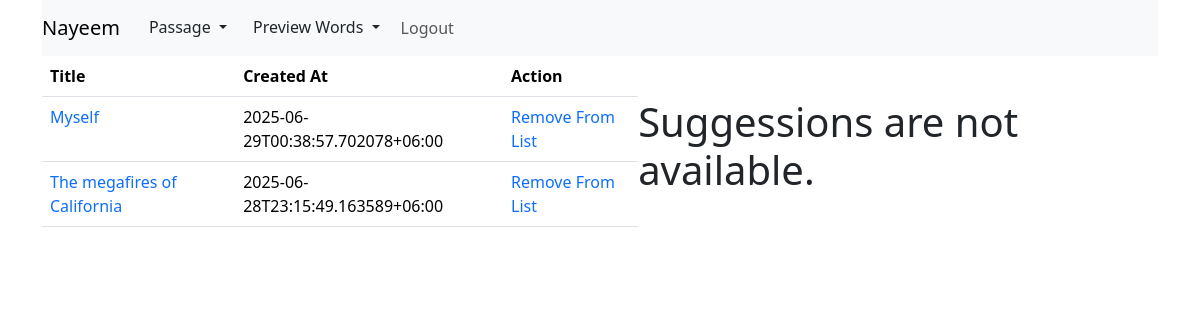
Before: /passage/get-passages/ (signed in) with the older database file.
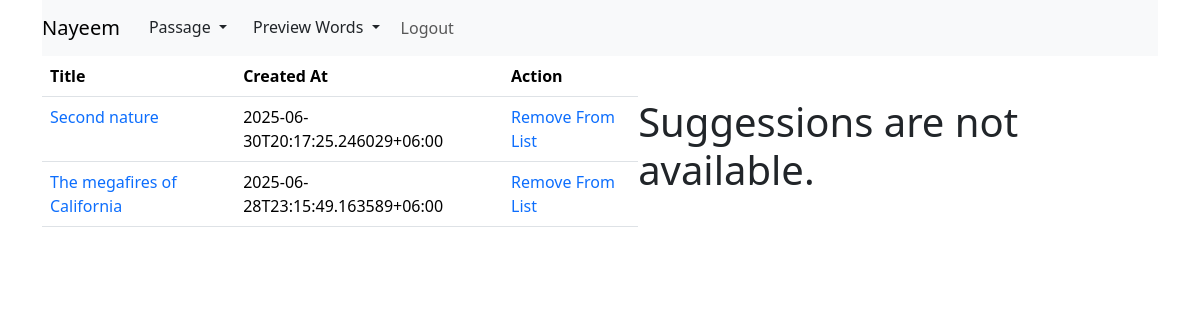
After: the same page with the newer database file.
### user/models.py (models this page shows, shortened)
class User(AbstractUser):
    phone = models.CharField(max_length=100, null=True, blank=True)
    gender = models.CharField(max_length=10, choices=ghelp.list_to_tuple(CHOICE.GENDER))
    @property
    def short_name(self):
        name = None
        if self.first_name: name = self.first_name
        else:
            if self.last_name: name = self.last_name
        return name

### passage/models.py (models this page shows, shortened)
class Passage(models.Model):
    title = models.CharField(max_length=100)
    content = CKEditor5Field(config_name='extends')
    added_by = models.ForeignKey(MODELS_USER.User, on_delete=models.SET_NULL, blank=True, null=True, related_name='added_by_passage')
    created_at = models.DateTimeField(auto_now_add=True)

### passage/views.py (the view)
# urls.py: path('get-passages/', views.get_passages, name='get-passages'),
@login_required(login_url=ghelp.nav_links(key='login')['link'])
def get_passages(request):
    html_path = 'dictionary/passage/get_passage.html'
    context = {
        'title': 'Passage',
        'user': request.user,
        'nav_links': {
            'auth': {
                'home': ghelp.nav_links(key='home', user=request.user),
                'view_passage': ghelp.nav_links(key='view_passage'),
                'add_passage': ghelp.nav_links(key='add_passage'),
                'words': ghelp.nav_links(key='words'),
                'word_details': ghelp.nav_links(key='word_details'),
                'logout': ghelp.nav_links(key='logout')
            },
            'unauth': {
                'home': ghelp.nav_links(key='home'),
                'login': ghelp.nav_links(key='login'),
                'register': ghelp.nav_links(key='register'),
            }
        },
        'passages': SR_PASS.Passageserializer(MODELS_PASS.Passage.objects.filter(passage_users__user=request.user).order_by('-id'), many=True).data,
        'friends_passages': MODELS_PASS.Userpassage.objects.filter(
                            user__in=ghelp.get_friends(MODELS_USER.Userfriend, request.user)
                        ).exclude(passage__in=request.user.user_passages.all().values_list('passage', flat=True)).select_related('passage', 'user')
    }
    return render(request, html_path, context=context)

### help/common/n.py (called while the page is built)
    def get_friends(self, Userfriend, loggedin_user):
        return [user_id for pair in Userfriend.objects.filter(Q(user=loggedin_user) | Q(friend=loggedin_user)).values('user', 'friend') for user_id in pair.values() if user_id != loggedin_user.id]

### templates/dictionary/passage/get_passage.html (shortened to what this page needs)
{% extends 'base.html' %}
{% load passage_filters %}
{% block navbar %}
<nav class="navbar navbar-expand-lg navbar-light bg-light position-sticky top-0">
    {% if user.is_authenticated  %}
    <a class="navbar-brand" href="{{nav_links.auth.home.link}}">{{nav_links.auth.home.level}}</a>
    <div class="collapse navbar-collapse" id="navbarNavDropdown">
        <ul class="navbar-nav">
            <li class="nav-item dropdown">
                <button class="btn dropdown-toggle" type="button" id="wordsDropdown" data-bs-toggle="dropdown" aria-expanded="false">
                    Passage
                </button>
            </li>
            <li class="nav-item dropdown">
                <button class="btn dropdown-toggle" type="button" id="wordsDropdown" data-bs-toggle="dropdown" aria-expanded="false">
                    Preview Words
                </button>
            </li>
            <li class="nav-item">
                <a class="nav-link" href="{{nav_links.auth.logout.link}}">{{nav_links.auth.logout.level}}</a>
            </li>
        </ul>
    </div>
    {% endif %}
</nav>
{% endblock %}
{% block body %}
    {% if user.is_authenticated  %}
        <div class="d-flex flex-row">
            <div class="d-flex justify-content-center align-items-center">
                {% if passages %}
                    <table class="table table-hover">
                        <thead>
                            <tr>
                                <th scope="col">Title</th>
                                <th scope="col">Created At</th>
                                <th scope="col">Action</th>
                            </tr>
                        </thead>
                        <tbody>
                            {% for passage in passages %}
                                <tr>
                                    <td>
                                        <a style="text-decoration: none;" href="/passage/get-passage-using-id/{{passage.id}}">{{passage.title}}</a>
                                    </td>
                                    <td>{{passage.created_at}}</td>
                                    <td>
                                        <a style="text-decoration: none;" href="/passage/remove-passage-from-my-list/{{passage.id}}">Remove From List</a>
                                    </td>
                                </tr>
                            {% endfor %}
                        </tbody>
                    </table>
                {% else %}
                    <h1>No passage is available.</h1>
                {% endif %}
            </div>
            <div class="d-flex justify-content-center align-items-center">
                {% if friends_passages %}
                    <table class="table table-hover">
                        <thead>
                            <tr>
                                <th scope="col">Title</th>
                                <th scope="col">Action</th>
                            </tr>
                        </thead>
                        <tbody>
                            {% for friends_passage in friends_passages %}
                                <tr>
                                    <td>
                                        <a style="text-decoration: none;" href="/passage/get-passage-using-id/{{passage.id}}">{{friends_passage.passage.title}}</a>
                                    </td>
                                    <td>
                                        <a style="text-decoration: none;" href="/passage/add-passage-to-your-list/{{friends_passage.passage.id}}">Add To Your Passage List</a>
                                    </td>
                                </tr>
                            {% endfor %}
                        </tbody>
                    </table>
                {% else %}
                    <h1>Suggessions are not available.</h1>
                {% endif %}
            </div>
        </div>
    {% else %}
        <h1>Login First</h1>
    {% endif %}
{% endblock %}

### templates/base.html (shortened to what this page needs)
<!DOCTYPE html>
<html lang="en">
  <head>
    <link href="https://cdn.jsdelivr.net/npm/bootstrap@5.3.2/dist/css/bootstrap.min.css" rel="stylesheet">
    <link rel="stylesheet" href="https://cdn.jsdelivr.net/npm/bootstrap-icons@1.11.1/font/bootstrap-icons.css">
  </head>
    <body>
        <div class="container">
            {% block navbar %}
            {% endblock %}
            {% block body %}
            {% endblock %}
        </div>
    </body>
</html>

Changed rows visible on the page:
removed Passage: title "Myself"
added Passage: title "Second nature"
Other visible differences:
new list line: "2025-06-30T20:17:25.246029+06:00 Remove From List"
list line gone: "2025-06-29T00:38:57.702078+06:00 Remove From List"
